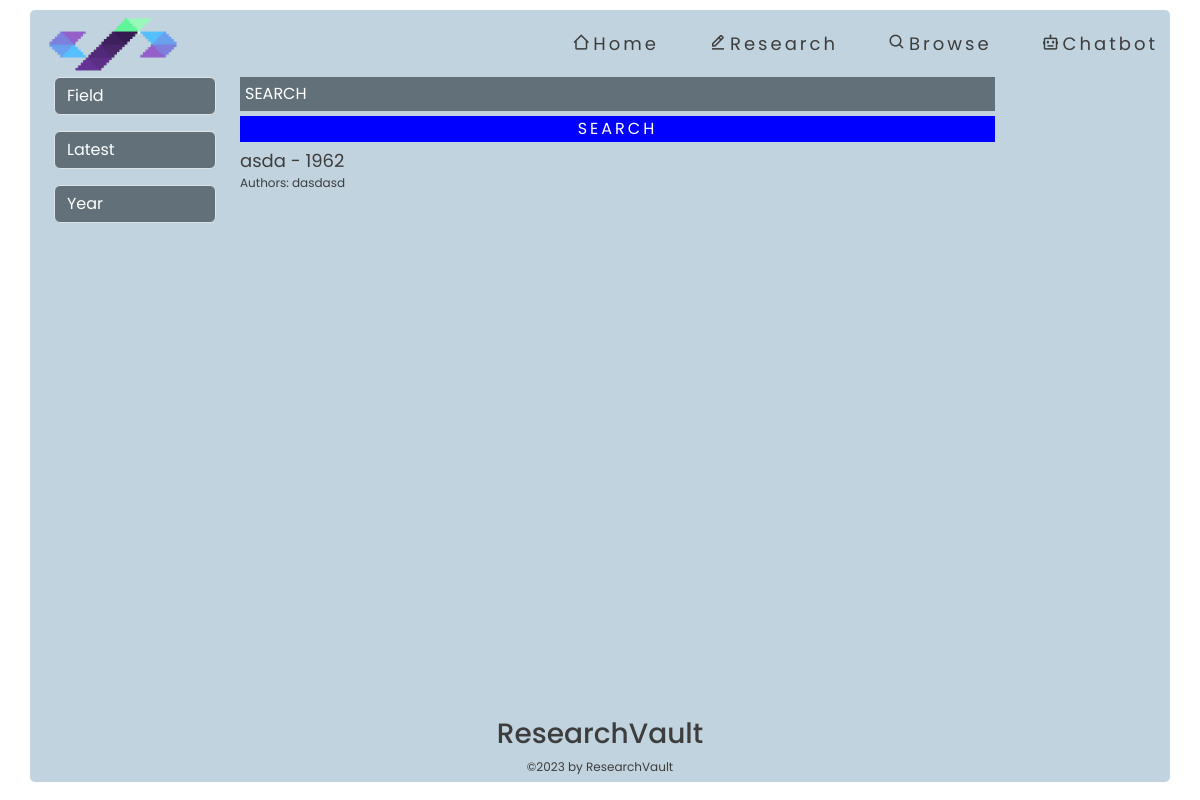
Screenshot of /research with the database file from the repository.
### tables this page shows
CREATE TABLE "uploads" (
	"id"	INTEGER,
	"title"	TEXT,
	"authors"	TEXT,
	"publicationDate"	TEXT,
	"thesisAdvisor"	TEXT,
	"department"	TEXT,
	"degree"	TEXT,
	"subjectArea"	TEXT,
	"abstract"	REAL,
	"file_path"	TEXT,
	"converted_file_path"	TEXT,
	"status"	INTEGER,
	PRIMARY KEY("id" AUTOINCREMENT)
);

### app.py (the view)
@app.route("/research")
def research():
    try:
        db_conn = DBConnection('database.db')
        selected_sort = request.args.get('sort', 'latest')
        selected_field = request.args.get('field', '')
        selected_year = request.args.get('year', '')
        search_query = request.args.get('search', '')  # Get the search query from the query parameters
        items, unique_subject_areas, unique_years = db_conn.fetch_research_publications(
            selected_sort, selected_field, selected_year, search_query)
        db_conn.close_connection()
        return render_template('research.html', items=items, subject_areas=unique_subject_areas,
                               unique_years=unique_years, selected_sort=selected_sort,
                               selected_field=selected_field, selected_year=selected_year,
                               search_query=search_query)
    except Exception as e:
        print("Error browsing publications:", e)
        return render_template('404.html')

### db_connection.py (called while the page is built)
    def get_db(self):
        db = getattr(g, '_database', None)
        if db is None:
            db = g._database = sqlite3.connect(self.DB)
        return db

    def close_connection(self):
        db = getattr(g, '_database', None)
        if db is not None:
            db.close()

### templates/research.html (shortened to what this page needs)
<!DOCTYPE html>
<html lang="en">
<head>
    <link rel="stylesheet" type="text/css" href="{{ url_for('static', filename='css/research.css') }}">
    <link href='https://unpkg.com/boxicons@2.1.4/css/boxicons.min.css' rel='stylesheet'>
    <link href="https://cdn.jsdelivr.net/npm/bootstrap@5.3.0/dist/css/bootstrap.min.css" rel="stylesheet">
</head>
<body>
    <div class="browse-container container">
        <div class="browse-navbar d-flex justify-content-between align-items-center">
            <img src="static/pics/logo.png" class="img-fluid">
            <div class="browse-right">
                <a href="/" id="home-edit"><i class='bx bx-home-alt-2'></i>Home</a>
                <a href="/research" id="edit-browse"><i class='bx bx-edit-alt'></i>Research</a>
                <a href="/browse" id="browse-browse"><i class='bx bx-search' ></i>Browse</a>
                <a href="/chatbot" id="chatbot-browse"><i class='bx bx-bot'></i></i>Chatbot</a>
            </div>
        </div>
            <div class="browse-content d-flex flex-column flex-grow-1">
                <div class="search-results d-flex flex-column">
                    <div class="container-fluid">
                        <div class="row">
                            <div class="col-md-2">
                                <div class="browse-filter">
                                    <select id="field" class="form-select mb-3" onchange="filterItems()">
                                        <option value="">Field</option>
                                    </select>
                                    <select id="sort" class="form-select mb-3" onchange="filterItems()">
                                        <option value="latest" {% if selected_sort == 'latest' %}selected{% endif %}>Latest</option>
                                    </select>
                                    <input type="number" id="year-input" min="2000" max="2023" step="1" list="year-list" placeholder="Year" class="form-control mb-3" value="{{ selected_year }}" onchange="filterItems()">
                                </div>
                            </div>
                              <div class="col-md-10">
                                <div class="col-md-10">
                                    <div class="browse-result d-flex flex-column">
                                        <input type="search" id="search-input" placeholder="SEARCH" value="{{ search_query }}">
                                        <button type="submit" id="search-button">SEARCH</button>
                                        {% for item in items %}
                                        <a class="browse-item" href="{{ url_for('publication_detail', item_id=item.id) }}" data-subjectArea="{{ item.subjectArea }}">
                                            {{ item.title }} - {{ item.year }}
                                            <p>Authors: {{ item.authors }}</p>
                                        </a>
                                        {% endfor %}
                                    </div>
                                </div>
                            </div>
                            </div>
                            </div>
                            </div>
                            <footer class="text-center">
                                <h3>ResearchVault</h3>
                                <p>©2023 by ResearchVault</p>
                            </footer>
                            </div>
                            </div>
</body>
</html>

### static/css/research.css (style rules this page uses)
* { font-family: 'Poppins', sans-serif; }
body { display: flex; padding: 10px; height: 100vh; color: rgb(61, 61, 61)!important; }
.container { height: 99%; border-radius: 5px; background: rgba(167, 193, 209, 0.7) !important; color: rgb(61, 61, 61)!important; }
img { max-width: 100%; width: 150px; }
a { text-decoration: none !important; color: rgb(61, 61, 61)!important; font-size: clamp(0.75rem, 0.2813rem + 1.5vw, 1.125rem); }
.browse-right { display: flex; font-size: clamp(0.9375rem, 0.5469rem + 1.25vw, 1.25rem); gap: 50px; letter-spacing: 3px; }
.browse-result { display: flex; height: 80vh; }
input, select { background: #627179 !important; border: none; outline: none; color: white !important; }
input::placeholder { color: white !important; }
input[type="search"] { padding: 5px; margin-bottom: 5px; }
#search-button { background-color: blue !important; border: none !important; color: white !important; outline: none !important; letter-spacing: 3px; transition: all 0.3s linear; margin-bottom: 5px; }
h3 { font-size: clamp(0.75rem, 0.2813rem + 1.5vw, 1.125rem); }
p { font-size: clamp(0.625rem, 0.4688rem + 0.5vw, 0.75rem); }
.browse-filter { display: block; }
.browse-item { display: block; text-decoration: none; color: #000; margin-bottom: 8px; transition: all 0.3s linear; }

### rows the page displays
uploads: title "asda", year "1962", authors "dasdasd"
